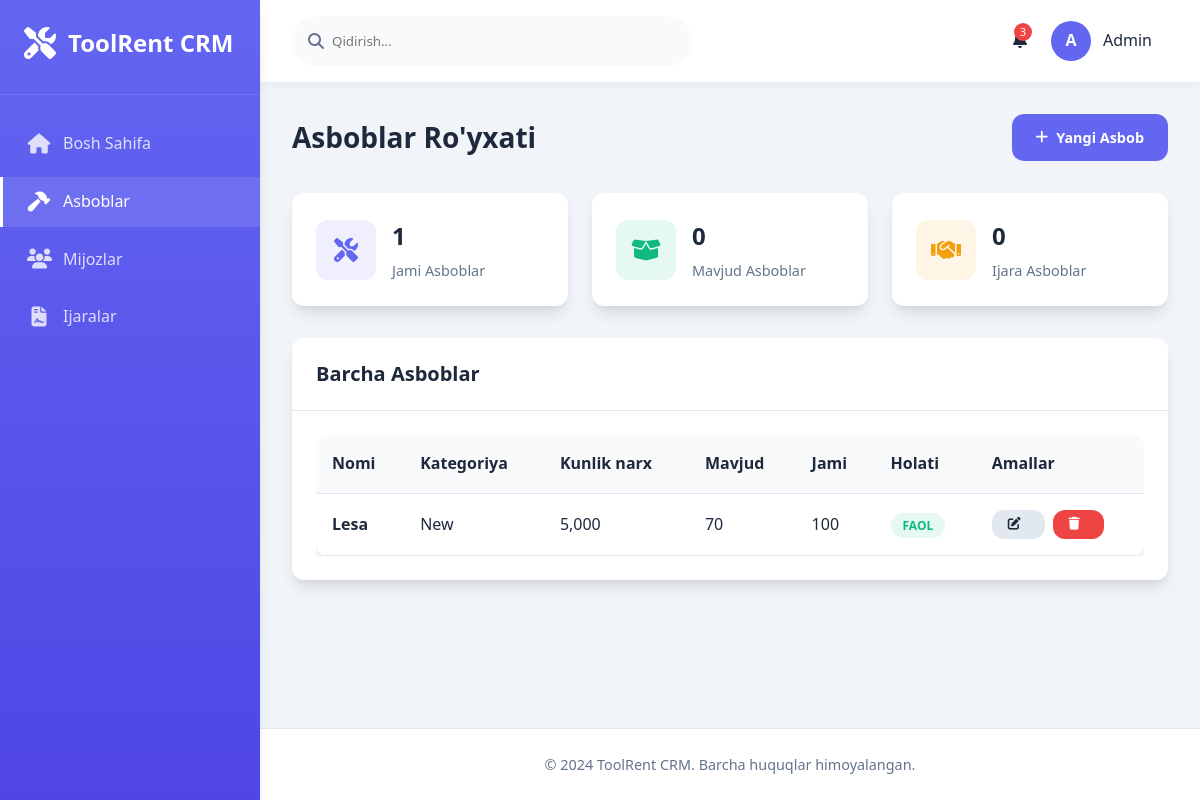
The page /tools/ on the database as committed earlier.
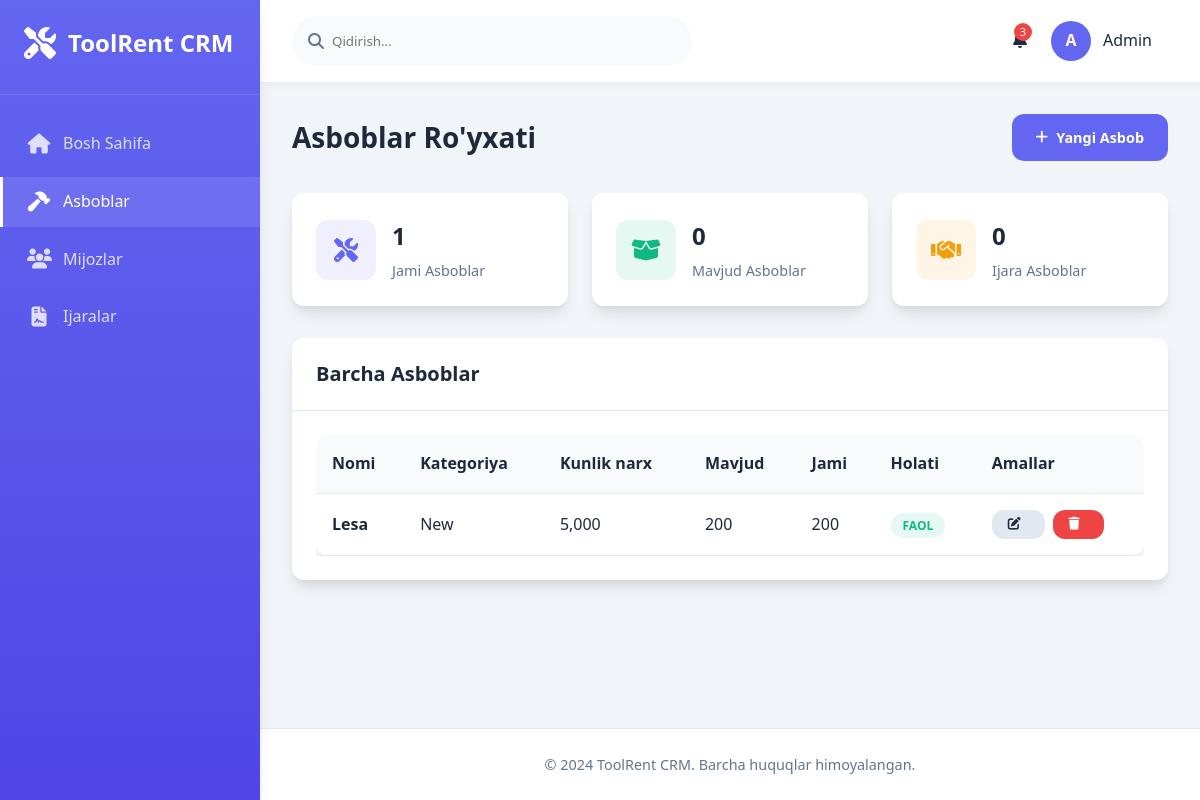
The same page on the database as committed later.
### main/models.py (models this page shows, shortened)
class Tool(models.Model):
    name = models.CharField(max_length=200, verbose_name="Asbob nomi")
    category = models.ForeignKey(ToolCategory, on_delete=models.CASCADE, verbose_name="Kategoriya")
    daily_price = models.DecimalField(max_digits=10, decimal_places=2, verbose_name="Kunlik narx")
    quantity_total = models.IntegerField(verbose_name="Jami soni")
    quantity_available = models.IntegerField(verbose_name="Mavjud soni")
    is_active = models.BooleanField(default=True, verbose_name="Faol")
    created_at = models.DateTimeField(auto_now_add=True)
    class Meta:
        verbose_name = "Asbob"
        verbose_name_plural = "Asboblar"

class ToolCategory(models.Model):
    name = models.CharField(max_length=100, verbose_name="Kategoriya nomi")
    class Meta:
        verbose_name = "Asbob kategoriyasi"
        verbose_name_plural = "Asbob kategoriyalari"

### main/views.py (the view)
# urls.py: path('tools/', views.tool_list, name='tool_list'),
def tool_list(request):
    tools = Tool.objects.all()
    context = {
        'tools': tools,
        'title': 'Asboblar Ro\'yxati'
    }
    return render(request, 'main/tool_list.html', context)

### main/templates/main/tool_list.html (shortened to what this page needs)
{% extends 'main/base.html' %}
{% block content %}
<div class="page-title">
    <h2>Asboblar Ro'yxati</h2>
    <a href="{% url 'main:create_tool' %}" class="btn btn-primary">
        <i class="fas fa-plus"></i> Yangi Asbob
    </a>
</div>
<div class="stats-grid">
    <div class="stat-card">
        <div class="stat-icon icon-tools">
            <i class="fas fa-tools"></i>
        </div>
        <div class="stat-info">
            <h3 class="number-format">{{ tools.count }}</h3>
            <p>Jami Asboblar</p>
        </div>
    </div>
    <div class="stat-card">
        <div class="stat-icon icon-available">
            <i class="fas fa-box-open"></i>
        </div>
        <div class="stat-info">
            <h3 class="number-format" id="available-tools">0</h3>
            <p>Mavjud Asboblar</p>
        </div>
    </div>
    <div class="stat-card">
        <div class="stat-icon icon-rented">
            <i class="fas fa-handshake"></i>
        </div>
        <div class="stat-info">
            <h3 class="number-format" id="rented-tools">0</h3>
            <p>Ijara Asboblar</p>
        </div>
    </div>
</div>
<div class="card">
    <div class="card-header">
        <h3>Barcha Asboblar</h3>
    </div>
    <div class="card-body">
        <div class="table-container">
            <table class="table">
                <thead>
                    <tr>
                        <th>Nomi</th>
                        <th>Kategoriya</th>
                        <th>Kunlik narx</th>
                        <th>Mavjud</th>
                        <th>Jami</th>
                        <th>Holati</th>
                        <th>Amallar</th>
                    </tr>
                </thead>
                <tbody>
                    {% for tool in tools %}
                    <tr>
                        <td>
                            <strong>{{ tool.name }}</strong>
                        </td>
                        <td>{{ tool.category.name }}</td>
                        <td class="number-format">{{ tool.daily_price|floatformat:0 }}</td>
                        <td class="number-format">{{ tool.quantity_available }}</td>
                        <td class="number-format">{{ tool.quantity_total }}</td>
                        <td>
                            {% if tool.is_active %}
                            <span class="status-badge status-active">Faol</span>
                            {% else %}
                            <span class="status-badge status-cancelled">Nofaol</span>
                            {% endif %}
                        </td>
                        <td>
                            <div style="display: flex; gap: 0.5rem;">
                                <a href="{% url 'main:edit_tool' tool.id %}" class="btn btn-secondary btn-sm">
                                    <i class="fas fa-edit"></i>
                                </a>
                                <form method="post" action="{% url 'main:delete_tool' tool.id %}" style="display: inline;">
                                    <button type="submit" class="btn btn-danger btn-sm"
                                            onclick="return confirm('{{ tool.name }} asbobini o\'chirishni istaysizmi?')">
                                        <i class="fas fa-trash"></i>
                                    </button>
                                </form>
                            </div>
                        </td>
                    </tr>
                    {% endfor %}
                </tbody>
            </table>
        </div>
    </div>
</div>
{% endblock %}

Rows that differ between the two databases and show on the page:
changed Tool "Lesa": quantity_available "70" → "200"; quantity_total "100" → "200"
